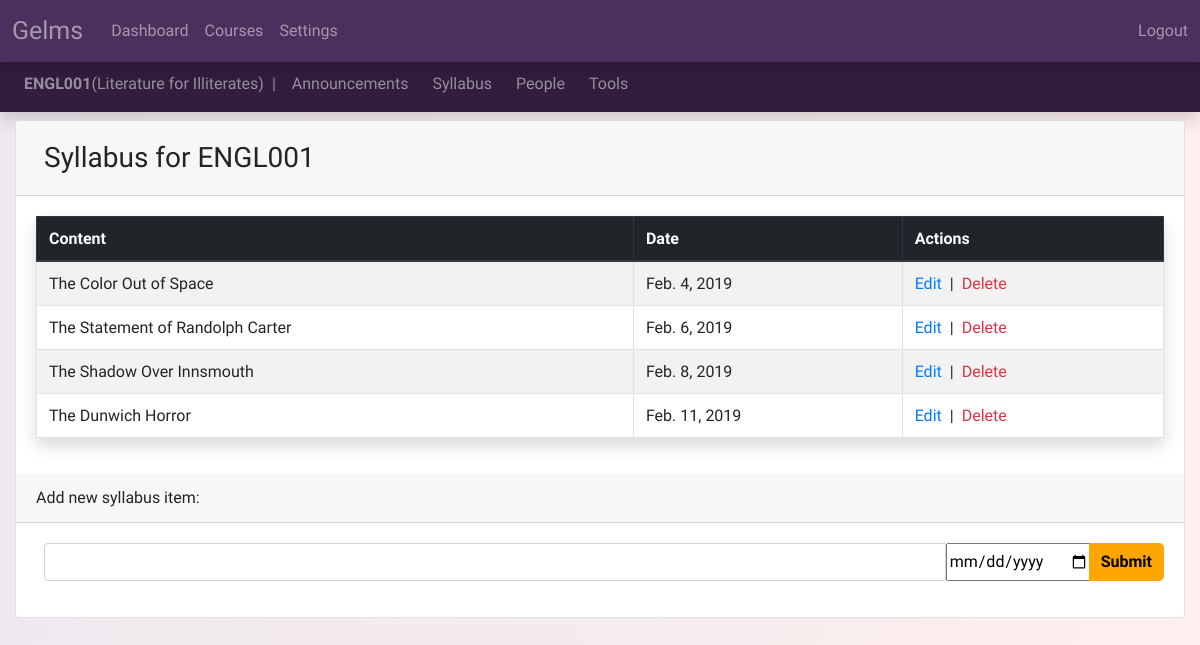
The app's page /ENGL001/syllabus/ (signed in) with its own data.
### courses/models.py (models this page shows, shortened)
class Course(models.Model):
    name = models.CharField(max_length=7, unique=True, help_text='e.g. ENPM613')
    title = models.CharField(max_length=200, help_text='e.g. Software Design and Implementation')
    DOMAIN_CHOICES = (
        ('Art', 'Art'),
        ('Computer Science', 'Computer Science'),
        ('Engineering', 'Engineering'),
        ('History', 'History'),
        ('Literature', 'Literature'),
        ('Math', 'Math'),
        ('Music', 'Music'),
        ('Physics', 'Physics'),
        ('Political Science', 'Political Science'),
        )
    domain = models.CharField(max_length=30, choices=DOMAIN_CHOICES, default='Art')
    students = models.ManyToManyField(CustomUser, related_name='course_students', limit_choices_to={'status': 'Student'}, blank=True)
    graders = models.ManyToManyField(CustomUser, related_name='course_graders', limit_choices_to={'status': 'Grader'}, blank=True)
    teachers = models.ManyToManyField(CustomUser, related_name='course_teachers', limit_choices_to={'status': 'Teacher'}, blank=True)
    def get_syllabus(self):
        return self.course_syllabus.order_by('due_date')

### syllabus/models.py (models this page shows, shortened)
class Syllabus(models.Model):
    content = models.CharField(max_length=500)
    course = models.ForeignKey(Course, related_name='course_syllabus', blank=True, on_delete=models.CASCADE)
    due_date = models.DateField(blank=True,null=True)

### syllabus/views.py (the view)
# urls.py: path('<course_name>/syllabus/', SyllabusView.course_syllabus, name='syllabus'),
    @csrf_exempt
    def course_syllabus(request, course_name):
        if request.method == "POST":
            course_ob = get_object_or_404(Course, name=course_name)
            try:
                form = SyllabusForm(request.POST)
                if form.is_valid():
                    syllabus = form.save(commit=False)
                    syllabus.course = course_ob
                    syllabus.save()
                    form = SyllabusForm()
            except:
                form = SyllabusForm(request.POST, instance = syllabus_edit)
                if form.is_valid():
                    syllabus_edit = form.save(commit=False)
                    syllabus_edit.save()
        else:
            form = SyllabusForm()
        form.fields['content'].widget.attrs = {'class':'form-control'}
        form.fields['due_date'].widget.attrs = {'class':'datepicker'}
        course = get_object_or_404(Course, name=course_name)
        def user_is_registered(course=course):
            if course.teachers.filter(uid=request.user.custom_user.uid):
                return True
            if course.graders.filter(uid=request.user.custom_user.uid):
                return True
            if course.students.filter(uid=request.user.custom_user.uid):
                return True
            return False
        return render(request, 'syllabus.html', {'course': course,'form':form,'user_is_registered':user_is_registered})

### syllabus/forms.py
class SyllabusForm(forms.ModelForm):
    class Meta:
        model = Syllabus
        fields = ['content','due_date',]
        widgets = {'due_date': DateInput()}

### templates/syllabus.html (shortened to what this page needs)
{% extends 'base_course.html' %}
{% block content_course %}
<div class="card">
  <div class="card-header">
    <h3 class="mt-2 ml-2">Syllabus for {{course.name}}</h3>
  </div>
  <div class="card-body">
  {% if course.course_syllabus.all%}
    <table class="table table-striped table-bordered shadow">
      <thead class="thead-dark">
        <tr>
          <th scope = "col md-2">Content</th>
          <th scope = "col md-6">Date</th>
          {% if user.custom_user.status == 'Teacher'%}
          <th scope = "col md-2">Actions</th>
          {% endif %}
        </tr>
      </thead>
        {% for syllabus in course.get_syllabus%}
          <tr>
            <td>{{syllabus.content}}</td>
            <td>{{syllabus.due_date}}</td>
            {% if user.custom_user.status == 'Teacher'%}
            <td><a href="{% url 'syllabus_edit' course.name syllabus.id %}" class="text-primary mr-2">Edit</a>|<a href="{% url 'syllabus_delete' course.name syllabus.id %}" class="text-danger ml-2">Delete</a>
            {% endif %}
          </tr>
        {% endfor %}
    </table>
  {% else %}
    <text class="text-danger ml-2">NO SYLLABUS FOUND</text>
  {% endif %}
  </div>
  {% if user.custom_user.status == 'Teacher'%}
    <div class="card-header">
      Add new syllabus item:
      </div>
      <div class="card-body">
      <form class="ml-2" method="POST">
        <div class="input-group">
        {{form.content}}
        {{form.due_date}}
          <div class="input-group-append">
            <button class="btn btn-primary" type="submit">Submit</button>
          </div>
        </div>
      </form>
    </div>
  {% endif %}
</div>
{% endblock %}

### templates/base_course.html (shortened to what this page needs)
{% extends 'base_dash.html' %}
{% block content_dash %}
  <div class="mb-2" style="margin-top:56px">
    <nav class="navbar bg-purple-dark navbar-expand-sm navbar-dark shadow">
    <span class="navbar-text ml-2">
    <strong class=>{{course.name}}</strong>({{course.title}})<text class="ml-2">|</text>
     </span>
    <div class="collapse navbar-collapse" id="collapse_target_course">
      <ul class="navbar-nav">
        <li class="nav-item ml-2">
          <a class="nav-link" href="{% url 'announcements' course.name %}">Announcements</a>
        </li>
        <li class="nav-item ml-2">
          <a class="nav-link" href="{% url 'syllabus' course.name %}">Syllabus</a>
        </li>
        <li class="nav-item ml-2">
          <a class="nav-link" href="{% url 'people' course.name %}">People</a>
        </li>
        <li class="nav-item ml-2">
          <a class="nav-link" href="{% url 'tools' course.name %}">Tools</a>
        </li>
      </ul>
      </div>
    </nav>
  </div>
  <div class="container-fluid">
    {% block content_course %}
    {% endblock %}
  </div>
{% endblock %}

### static/styles.css (style rules this page uses)
.base_body_style { background: #FFEEEE; background: -webkit-linear-gradient(to right, rgb(237, 233, 238), #FFEEEE); background: linear-gradient(to right, rgb(237, 233, 238), #FFEEEE); background-size: cover; padding-bottom:20px; font-family: 'Niramit', sans-serif; }
.btn-primary { background-color: rgb(255, 166, 0); color:black; font-weight: bold; border:none; border-radius: 5px; }
.bg-purple-dark { background-color: rgb(50, 29, 63); }
.navbar .navbar-nav a { transition: color 0.5s ease; }

### records on screen
Course: name "ENGL001", title "Literature for Illiterates"
Syllabus: content "The Color Out of Space", due_date "Feb. 4, 2019"
Syllabus: content "The Statement of Randolph Carter", due_date "Feb. 6, 2019"
Syllabus: content "The Shadow Over Innsmouth", due_date "Feb. 8, 2019"
Syllabus: content "The Dunwich Horror", due_date "Feb. 11, 2019"
